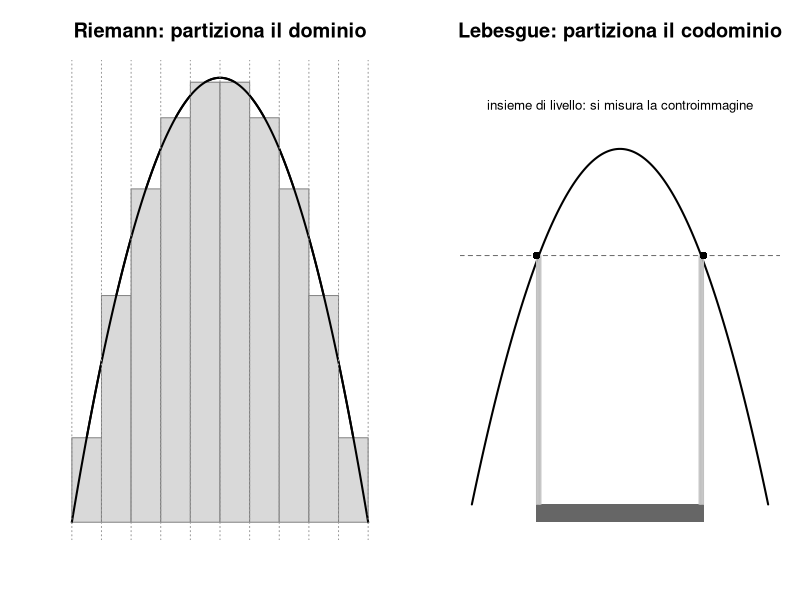

This figure's R source:
# Genera img/misura_riemann_lebesgue.png: l'idea che distingue i due
# integrali (teoria_misura.md, §9) — Riemann partiziona il dominio in
# strisce verticali, Lebesgue partiziona il codominio in livelli
# orizzontali e misura la controimmagine di ciascun livello.

f <- function(x) 4 * x * (1 - x)
x <- seq(0, 1, length.out = 400)
y <- f(x)

png("img/misura_riemann_lebesgue.png", width = 1800, height = 850, res = 150)
par(mfrow = c(1, 2), mar = c(3, 3, 3, 1))

# --- Pannello sinistro: Riemann, partizione del dominio ---
plot(x, y, type = "l", lwd = 2, main = "Riemann: partiziona il dominio",
     xlab = "", ylab = "", xaxt = "n", yaxt = "n", bty = "n")
strisce <- seq(0, 1, by = 0.1)
for (i in seq_len(length(strisce) - 1)) {
    a <- strisce[i]
    b <- strisce[i + 1]
    altezza <- f((a + b) / 2)
    rect(a, 0, b, altezza, col = "grey85", border = "grey50")
}
lines(x, y, lwd = 2)
abline(v = strisce, lty = 3, col = "grey60")

# --- Pannello destro: Lebesgue, partizione del codominio ---
plot(x, y, type = "l", lwd = 2, main = "Lebesgue: partiziona il codominio",
     xlab = "", ylab = "", xaxt = "n", yaxt = "n", bty = "n", ylim = c(-0.05, 1.2))
livello <- 0.7
abline(h = livello, lty = 2, col = "grey40")
delta <- 0.02 * max(y)
poly_alto <- which(y >= livello - delta & y <= livello + delta)
rect(x[min(poly_alto)], -0.05, x[max(poly_alto)], 0, col = "grey40", border = NA)
segments(x[poly_alto], 0, x[poly_alto], livello, col = "grey75", lwd = 1)
points(x[c(min(poly_alto), max(poly_alto))], rep(livello, 2), pch = 16, col = "black")
text(0.5, 1.12, "insieme di livello: si misura la controimmagine", cex = 0.8)

dev.off()
